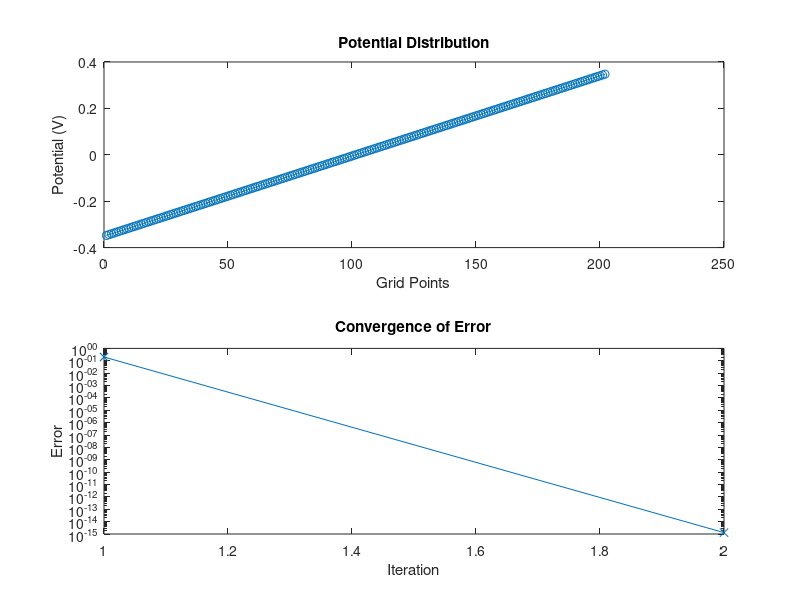

The MATLAB source for this figure:
% 定义变量
epsilon = 1.05e-12; % F/cm
q = 1.6e-19; % C
kT_over_q = 0.02585; % V
n0 = 1.45e10; % cm^-3
theta = 1e-16; % cm
m = 200; % grid points

% 初始化误差
tol = 1e-6; % 容差
error = Inf; % 初始误差设为无穷大

VP = -0.3475; % p型材料
VN = 0.3475;  % n型材料

% 定义掺杂浓度
NA = 10e-6;   % p型材料的受主掺杂浓度 (cm^-3)
ND = 10e-6;   % n型材料的施主掺杂浓度 (cm^-3)

% 初始化电势
V = zeros(m+2, 1);
V(1:floor(m/2)+1) = VP;
V(floor(m/2)+2:end) = VN;

% 预计算系数矩阵
Mj = 2 / theta^2 + (2 * q * n0 / (epsilon * kT_over_q)) * cosh(V(2:m+1) / kT_over_q);
CM = sparse(1:m, 1:m, Mj, m, m) + ...
     sparse(1:m-1, 2:m, (-1/theta^2) * ones(m-1, 1), m, m) + ...
     sparse(2:m, 1:m-1, (-1/theta^2) * ones(m-1, 1), m, m);

% 收敛性测试
errors = [];
while error > tol
    d2V_by_dx2 = (V(1:m) - 2*V(2:m+1) + V(3:m+2)) / theta^2; % 近似 (16)
    rho = q * (ND - NA - 2*n0 * sinh(V(2:m+1) / kT_over_q)); % 方程 (24)
    R = d2V_by_dx2 + rho / epsilon; % 方程 (21) 的右侧

    % 计算修正向量
    DV = CM \ R;
    % 更新电势向量
    V(2:m+1) = V(2:m+1) + DV;
    % 计算误差
    error = norm(DV, 2) / sqrt(m);
    errors = [errors, error];
end

% 可视化结果
figure;
subplot(2, 1, 1);
plot(V, '-o');
title('Potential Distribution');
xlabel('Grid Points');
ylabel('Potential (V)');

subplot(2, 1, 2);
semilogy(errors, '-x');
title('Convergence of Error');
xlabel('Iteration');
ylabel('Error');